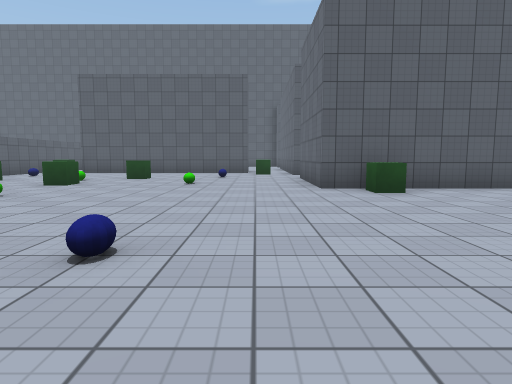
View 1 (above)

19 first-person views from a walk through a 3-D level made in the Unity game engine. The camera is 1.2 m above the floor, tilts 6° down and sees 75° across. The floor is counted in squares, 2 m on a side. Each view is taken from the middle of a square. On the plan, view 1 faces up. The plan holds only what a view shows up to about 10 squares ahead; the rest is blank. The place goes on beyond the plan. The player is left out. Surface patterns are stand-ins for the level's own textures.

View 2
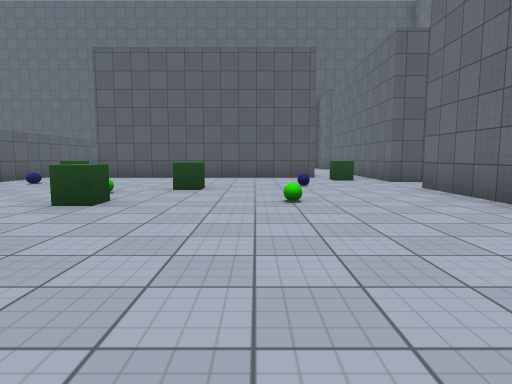

View 3
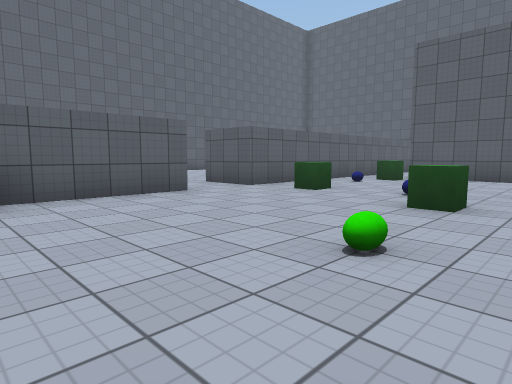

View 4
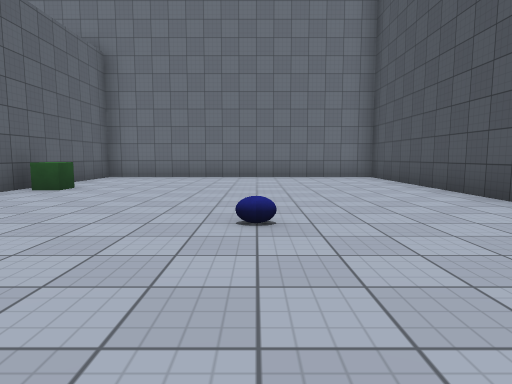

View 5
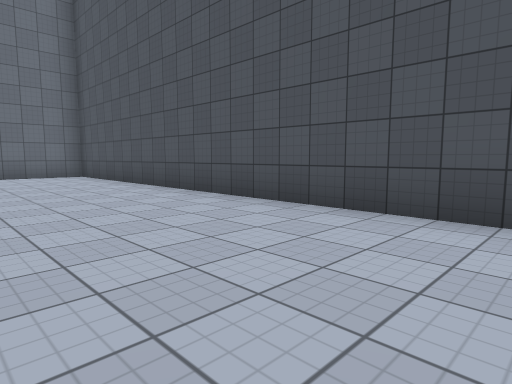

View 6
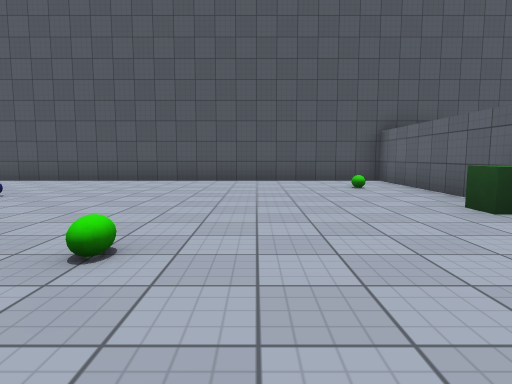

View 7
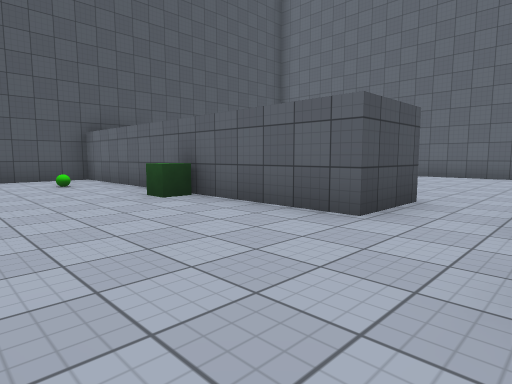

View 8
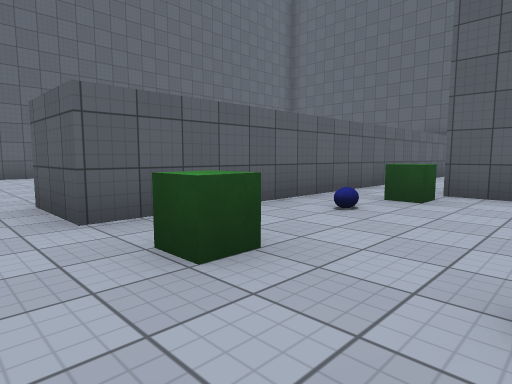

View 9
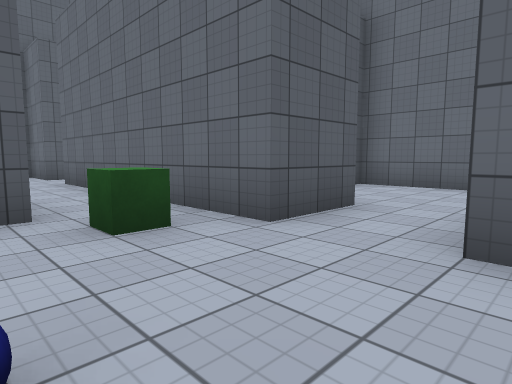

View 10
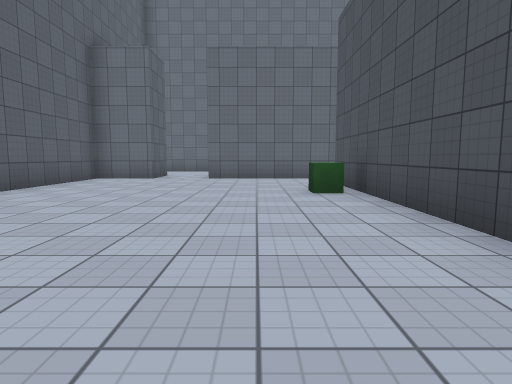

View 11
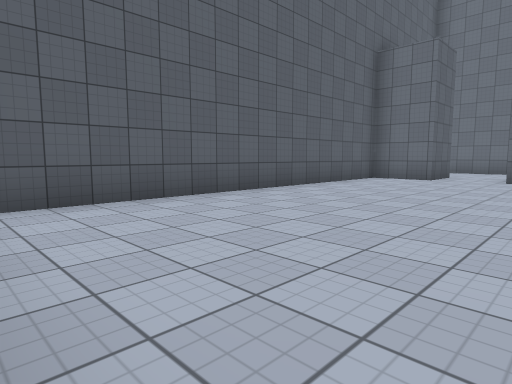

View 12
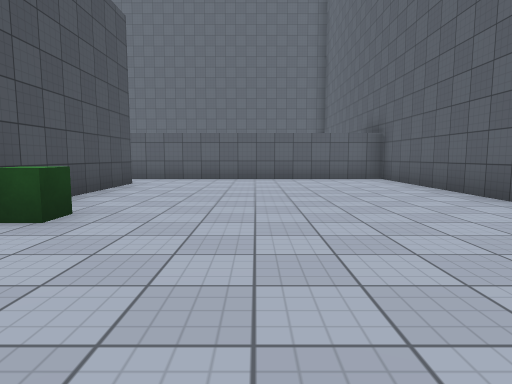

View 13
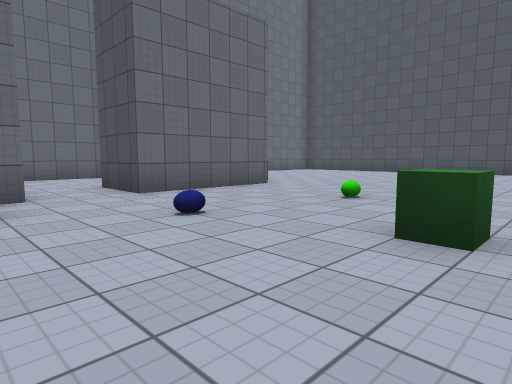

View 14
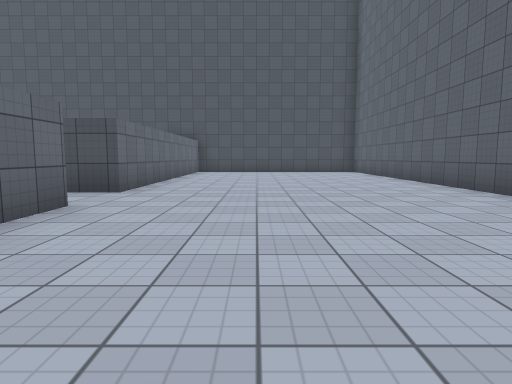

View 15
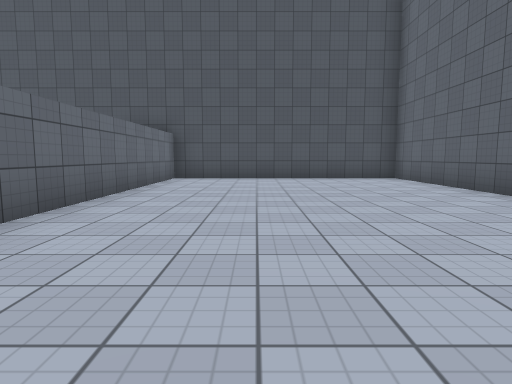

View 16
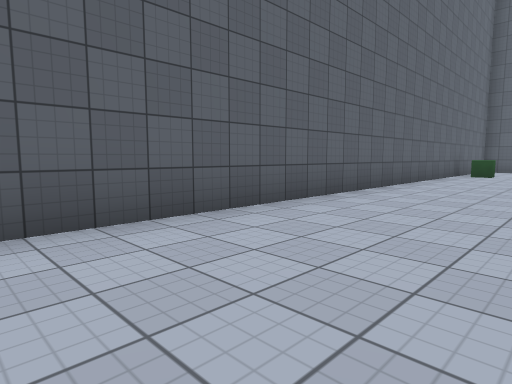

View 17
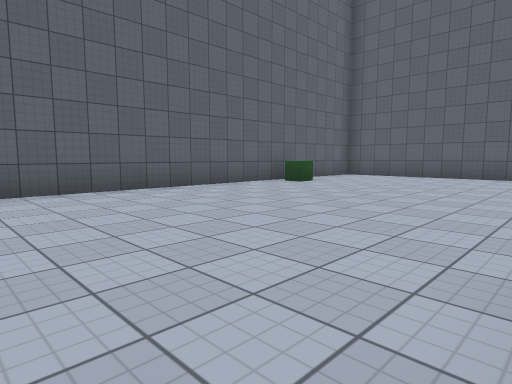

View 18
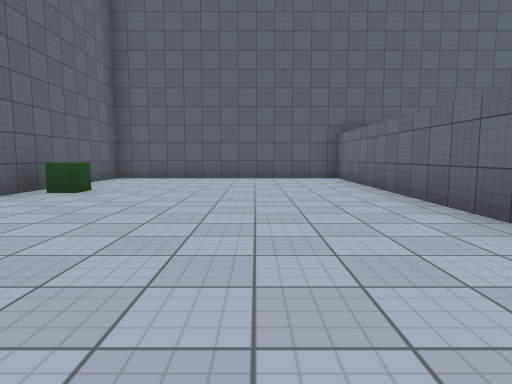

View 19
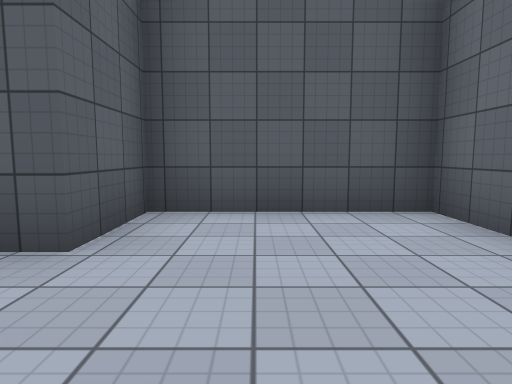

### Floor plan
Ten units are one square. View 1 is at (0, 0); x grows to the right and y downward. Boxes are objects, and circles mark ways between rooms. Rooms are numbered by the first view taken in them; rooms with no view inside come last. Other rooms are left out.
<svg viewBox="-164 -209 228 228">
<path fill="none" stroke="#000" d="M13 -64 13 -95M-81 -21 -81 14 59 14 59 -64 24 -64M13 -111 13 -126M-2 -126 -65 -126M-97 -64 -81 -64 -81 -39M-81 -124 -81 -79 -97 -79M-66 -142 -2 -142M13 -189 13 -204 -81 -204 -81 -124M13 -126 13 -174M-97 -79 -97 -90M-97 -140 -97 -204 -159 -204 -159 14 -97 14 -97 -64M13 -95 29 -95M59 -82 59 -126 28 -126 28 -111 13 -111"/>
<rect x="-85" y="-35" width="10" height="10" fill="#bbb"><title>green cube</title></rect>
<rect x="-75" y="-85" width="10" height="10" fill="#bbb"><title>green cube</title></rect>
<rect x="-75" y="-125" width="10" height="10" fill="#bbb"><title>green cube</title></rect>
<rect x="-45" y="-75" width="10" height="10" fill="#bbb"><title>green cube</title></rect>
<rect x="-35" y="-95" width="10" height="10" fill="#bbb"><title>green cube</title></rect>
<rect x="-5" y="-125" width="10" height="10" fill="#bbb"><title>green cube</title></rect>
<rect x="15" y="-65" width="10" height="10" fill="#bbb"><title>green cube</title></rect>
<rect x="-25" y="-155" width="10" height="10" fill="#bbb"><title>green cube</title></rect>
<rect x="-155" y="-175" width="10" height="10" fill="#bbb"><title>green cube</title></rect>
<circle cx="-75" cy="-135" r="3" fill="#2a7"/>
<circle cx="10" cy="-130" r="3" fill="#2a7"/>
<circle cx="-90" cy="-70" r="3" fill="#2a7"/>
<circle cx="20" cy="-105" r="3" fill="#2a7"/>
<text x="-20" y="-50">1</text>
<text x="-40" y="-170">2</text>
<text x="-130" y="-100">3</text>
<text x="40" y="-110">4</text>
</svg>
Room 1 opens to room 2. Room 1 opens to room 3. Room 1 opens to room 4.

Where each view was taken, in squares from view 1:
view 1: 0 up, 0 right, facing up
view 2: 3 up, 2 left, facing up
view 3: 3 up, 3 left, facing up-left
view 4: 2 up, 4 left, facing right
view 5: 2 up, 5 left, facing down-right
view 6: 7 up, 5 left, facing down
view 7: 8 up, 5 left, facing down-left
view 8: 7 up, 5 left, facing up-left
view 9: 9 up, 1 left, facing up-right
view 10: 16 up, 8 left, facing right
view 11: 16 up, 8 left, facing up-right
view 12: 17 up, 1 right, facing left
view 13: 12 up, 4 left, facing down-right
view 14: 12 up, 12 left, facing down
view 15: 8 up, 12 left, facing down
view 16: 5 up, 13 left, facing up-left
view 17: 10 up, 10 left, facing up-left
view 18: 11 up, 12 left, facing up
view 19: 9 up, 4 right, facing up
